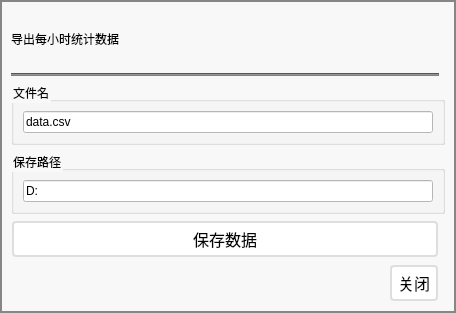
<?xml version="1.0" encoding="UTF-8"?>
<ui version="4.0">
 <class>SaveStatistic</class>
 <widget class="QDialog" name="SaveStatistic">
  <property name="geometry">
   <rect>
    <x>0</x>
    <y>0</y>
    <width>456</width>
    <height>313</height>
   </rect>
  </property>
  <property name="windowTitle">
   <string>Dialog</string>
  </property>
  <property name="styleSheet">
   <string notr="true">QPushButton{
	font: 9pt &quot;黑体&quot;;
	background-color: white;
	border: none;
	color: black;
	padding: 4px 1px;
	text-align: center;
	text-decoration: none;
	font-size: 16px;
	margin: 1px 1px;
    border-radius: 4px;
	border: 2px solid rgb(222, 222, 222);
}

QPushButton:hover{
    background-color: #555555;
	border: 2px solid #555555;
    color: white;
}

#SaveStatistic{
	color: rgb(0, 0, 0);
	background-color:rgb(248, 248, 248);
	font: 9pt &quot;黑体&quot;;
}

QLineEdit{
	font: 9pt &quot;黑体&quot;;
	color: rgb(0, 0, 0);
	background-color: rgb(255, 255, 255);
}

QGroupBox{
	color: rgb(0, 0, 0);
	font: 9pt &quot;黑体&quot;;
}

#frame{
	border: 2px solid rgb(134, 134, 134);
}</string>
  </property>
  <layout class="QGridLayout" name="gridLayout_4">
   <property name="leftMargin">
    <number>0</number>
   </property>
   <property name="topMargin">
    <number>0</number>
   </property>
   <property name="rightMargin">
    <number>0</number>
   </property>
   <property name="bottomMargin">
    <number>0</number>
   </property>
   <item row="0" column="0">
    <widget class="QFrame" name="frame">
     <property name="frameShape">
      <enum>QFrame::StyledPanel</enum>
     </property>
     <property name="frameShadow">
      <enum>QFrame::Raised</enum>
     </property>
     <layout class="QGridLayout" name="gridLayout">
      <item row="5" column="0">
       <spacer name="horizontalSpacer">
        <property name="orientation">
         <enum>Qt::Horizontal</enum>
        </property>
        <property name="sizeHint" stdset="0">
         <size>
          <width>364</width>
          <height>20</height>
         </size>
        </property>
       </spacer>
      </item>
      <item row="0" column="0">
       <widget class="QLabel" name="label">
        <property name="styleSheet">
         <string notr="true">font: 9pt &quot;黑体&quot;;
color: rgb(0, 0, 0);</string>
        </property>
        <property name="text">
         <string>导出每小时统计数据</string>
        </property>
       </widget>
      </item>
      <item row="3" column="0" colspan="3">
       <widget class="QGroupBox" name="groupBox">
        <property name="title">
         <string>保存路径</string>
        </property>
        <layout class="QGridLayout" name="gridLayout_2">
         <item row="0" column="0">
          <widget class="QLineEdit" name="FilePath_Edit">
           <property name="text">
            <string>D:</string>
           </property>
          </widget>
         </item>
        </layout>
       </widget>
      </item>
      <item row="4" column="0" colspan="2">
       <widget class="QPushButton" name="SaveCSV_Button">
        <property name="text">
         <string>保存数据</string>
        </property>
       </widget>
      </item>
      <item row="2" column="0" colspan="3">
       <widget class="QGroupBox" name="groupBox_2">
        <property name="title">
         <string>文件名</string>
        </property>
        <layout class="QGridLayout" name="gridLayout_3">
         <item row="0" column="0">
          <widget class="QLineEdit" name="FileName_Edit">
           <property name="styleSheet">
            <string notr="true">font: 9pt &quot;黑体&quot;;</string>
           </property>
           <property name="text">
            <string>data.csv</string>
           </property>
          </widget>
         </item>
        </layout>
       </widget>
      </item>
      <item row="1" column="0" colspan="2">
       <widget class="Line" name="line">
        <property name="styleSheet">
         <string notr="true">color: rgb(181, 181, 181);
background-color: rgb(129, 129, 129);</string>
        </property>
        <property name="orientation">
         <enum>Qt::Horizontal</enum>
        </property>
       </widget>
      </item>
      <item row="5" column="1">
       <widget class="QPushButton" name="Quit_Button">
        <property name="minimumSize">
         <size>
          <width>50</width>
          <height>0</height>
         </size>
        </property>
        <property name="text">
         <string>关闭</string>
        </property>
       </widget>
      </item>
     </layout>
    </widget>
   </item>
  </layout>
 </widget>
 <resources/>
 <connections>
  <connection>
   <sender>Quit_Button</sender>
   <signal>clicked()</signal>
   <receiver>SaveStatistic</receiver>
   <slot>close()</slot>
   <hints>
    <hint type="sourcelabel">
     <x>402</x>
     <y>255</y>
    </hint>
    <hint type="destinationlabel">
     <x>299</x>
     <y>288</y>
    </hint>
   </hints>
  </connection>
 </connections>
</ui>
